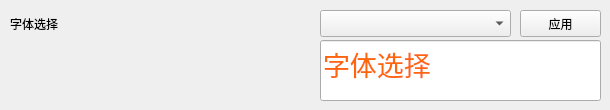
            <widget class="QWidget" name="page_9">
             <widget class="QComboBox" name="comboBox_font_select">
              <property name="geometry">
               <rect>
                <x>320</x>
                <y>10</y>
                <width>191</width>
                <height>27</height>
               </rect>
              </property>
             </widget>
             <widget class="QPushButton" name="pushButton_font_app">
              <property name="geometry">
               <rect>
                <x>520</x>
                <y>10</y>
                <width>81</width>
                <height>27</height>
               </rect>
              </property>
              <property name="text">
               <string>应用</string>
              </property>
             </widget>
             <widget class="QLineEdit" name="lineEdit_font_example">
              <property name="geometry">
               <rect>
                <x>320</x>
                <y>40</y>
                <width>281</width>
                <height>61</height>
               </rect>
              </property>
              <property name="styleSheet">
               <string notr="true">color:#ff650b;
font-size:20pt;</string>
              </property>
              <property name="text">
               <string>字体选择</string>
              </property>
             </widget>
             <widget class="QLabel" name="label_3">
              <property name="geometry">
               <rect>
                <x>10</x>
                <y>10</y>
                <width>291</width>
                <height>27</height>
               </rect>
              </property>
              <property name="text">
               <string>字体选择</string>
              </property>
             </widget>
            </widget>
